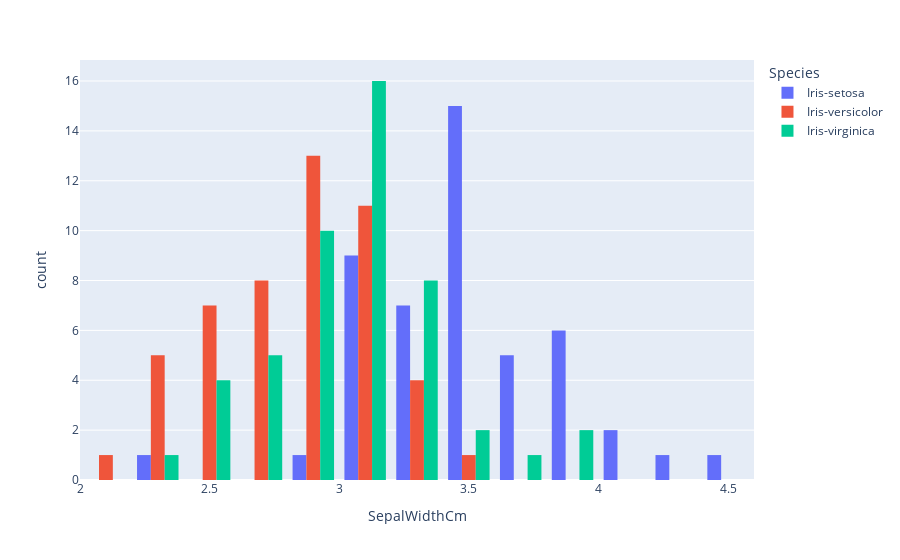

Write notebook code for a chart like this one.
### Code cell
px.histogram(df,x="SepalWidthCm", color="Species",barmode="group")

### Figure 1 — Plotly figure (JSON) as saved in the notebook; plotly's stock layout.template omitted (floating-point values rounded to 4 significant figures)
{"data": [{"alignmentgroup": "True", "bingroup": "x", "hovertemplate": "Species=Iris-setosa<br>SepalWidthCm=%{x}<br>count=%{y}<extra></extra>", "legendgroup": "Iris-setosa", "marker": {"color": "#636efa", "pattern": {"shape": ""}}, "name": "Iris-setosa", "offsetgroup": "Iris-setosa", "orientation": "v", "showlegend": true, "type": "histogram", "x": [3.5, 3, 3.2, 3.1, 3.6, 3.9, 3.4, 3.4, 2.9, 3.1, 3.7, 3.4, 3, 3, 4, 4.4, 3.9, 3.5, 3.8, 3.8, 3.4, 3.7, 3.6, 3.3, 3.4, 3, 3.4, 3.5, 3.4, 3.2, 3.1, 3.4, 4.1, 4.2, 3.2, 3.5, 3, 3.4, 3.5, 2.3, 3.2, 3.5, 3.8, 3, 3.8, 3.2, 3.7, 3.3], "xaxis": "x", "yaxis": "y"}, {"alignmentgroup": "True", "bingroup": "x", "hovertemplate": "Species=Iris-versicolor<br>SepalWidthCm=%{x}<br>count=%{y}<extra></extra>", "legendgroup": "Iris-versicolor", "marker": {"color": "#EF553B", "pattern": {"shape": ""}}, "name": "Iris-versicolor", "offsetgroup": "Iris-versicolor", "orientation": "v", "showlegend": true, "type": "histogram", "x": [3.2, 3.2, 3.1, 2.3, 2.8, 2.8, 3.3, 2.4, 2.9, 2.7, 2, 3, 2.2, 2.9, 2.9, 3.1, 3, 2.7, 2.2, 2.5, 3.2, 2.8, 2.5, 2.8, 2.9, 3, 2.8, 3, 2.9, 2.6, 2.4, 2.4, 2.7, 2.7, 3, 3.4, 3.1, 2.3, 3, 2.5, 2.6, 3, 2.6, 2.3, 2.7, 3, 2.9, 2.9, 2.5, 2.8], "xaxis": "x", "yaxis": "y"}, {"alignmentgroup": "True", "bingroup": "x", "hovertemplate": "Species=Iris-virginica<br>SepalWidthCm=%{x}<br>count=%{y}<extra></extra>", "legendgroup": "Iris-virginica", "marker": {"color": "#00cc96", "pattern": {"shape": ""}}, "name": "Iris-virginica", "offsetgroup": "Iris-virginica", "orientation": "v", "showlegend": true, "type": "histogram", "x": [3.3, 2.7, 3, 2.9, 3, 3, 2.5, 2.9, 2.5, 3.6, 3.2, 2.7, 3, 2.5, 2.8, 3.2, 3, 3.8, 2.6, 2.2, 3.2, 2.8, 2.8, 2.7, 3.3, 3.2, 2.8, 3, 2.8, 3, 2.8, 3.8, 2.8, 2.8, 2.6, 3, 3.4, 3.1, 3, 3.1, 3.1, 3.1, 3.2, 3.3, 3, 2.5, 3, 3.4, 3], "xaxis": "x", "yaxis": "y"}], "layout": {"barmode": "group", "legend": {"title": {"text": "Species"}, "tracegroupgap": 0}, "margin": {"t": 60}, "xaxis": {"anchor": "y", "domain": [0, 1], "title": {"text": "SepalWidthCm"}}, "yaxis": {"anchor": "x", "domain": [0, 1], "title": {"text": "count"}}}}
